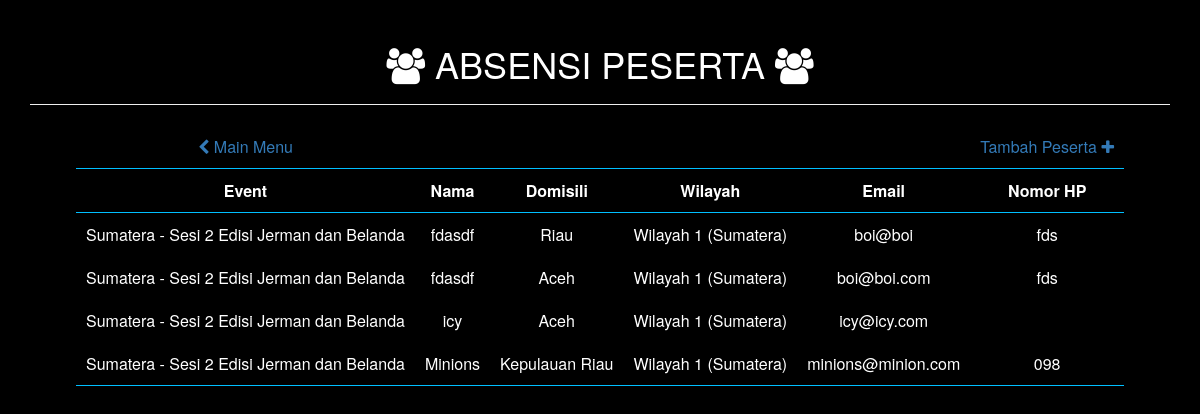
Screenshot of /tables/absen.php with the database file from the repository.
### tables this page shows
CREATE TABLE `absen` (
  `id_absen_event` int(255) NOT NULL,
  `nama_peserta` varchar(255) NOT NULL,
  `domisili_peserta` int(255) NOT NULL,
  `email_peserta` varchar(255) NOT NULL,
  `hp_peserta` varchar(255) DEFAULT NULL
);

CREATE TABLE `event` (
  `id_event` int(11) NOT NULL,
  `judul_event` varchar(255) NOT NULL,
  `img_event` varchar(255) NOT NULL,
  `wilayah_event` int(255) NOT NULL,
  `tanggal_event` date NOT NULL,
  `detail_event` varchar(10000) NOT NULL,
  `link_daftar_event` varchar(255) NOT NULL
);

CREATE TABLE `provinsi` (
  `id_provinsi` int(255) NOT NULL,
  `provinsi` varchar(255) NOT NULL,
  `id_wilayah` int(255) NOT NULL
);

CREATE TABLE `wilayah` (
  `id_wilayah` int(255) NOT NULL,
  `nama_wilayah` varchar(255) NOT NULL
);

### tables/absen.php (the view)
<?php
    include "../config/connection.php";
    include "../asset/css/sources.php";
    $sql = "SELECT * FROM absen LEFT JOIN event ON absen.id_absen_event=event.id_event LEFT JOIN provinsi ON absen.domisili_peserta=provinsi.id_provinsi LEFT JOIN wilayah ON provinsi.id_wilayah=wilayah.id_wilayah";
    $query = mysqli_query($conn, $sql);
?>
<html>
    <head>
        <link rel="stylesheet" href="../asset/css/tables.css">
        <h1 style="text-align:center; color:white;"><i class="fa fa-users"></i> ABSENSI PESERTA <i class="fa fa-users"></i></h1>
        <hr>
    </head>
    <body class="container">
        <table>
            <thead>
                <tr class="none">
                    <td><a href='../main.php'><i class="fa fa-chevron-left"></i> Main Menu</a></td>
                    <td colspan="4"></td>
                    <td><a href='../add/add_absen.php'>Tambah Peserta <i class="fa fa-plus"></i></a></td>
                </tr>
            </thead>
            <tr>
                <th>Event</th>
                <th>Nama</th>
                <th>Domisili</th>
                <th>Wilayah</th>
                <th>Email</th>
                <th>Nomor HP</th>
            </tr>
            <?php
                while ($data = mysqli_fetch_assoc($query)){
                    echo "<tr>";
                    echo "<td>".$data['judul_event']."</td>";
                    echo "<td>".$data['nama_peserta']."</td>";
                    echo "<td>".$data['provinsi']."</td>";
                    echo "<td>".$data['nama_wilayah']."</td>";
                    echo "<td>".$data['email_peserta']."</td>";
                    echo "<td>".$data['hp_peserta']."</td>";
                    echo "</tr>";
                }
            ?>
        </table>
    </body>
</html>

### asset/css/sources.php (shortened to what this page needs)
<link rel="stylesheet" href="https://maxcdn.bootstrapcdn.com/bootstrap/3.4.1/css/bootstrap.min.css">
<link rel="stylesheet" href="https://cdnjs.cloudflare.com/ajax/libs/font-awesome/4.7.0/css/font-awesome.min.css">

### asset/css/tables.css (style rules this page uses)
.container { margin-top: 2%; background-color: black; }
h1 { text-align: center; color: white; }
th { font-weight: bold; background-color: black; border-top: 1px solid #00BFFF; border-bottom: 1px solid #00BFFF; }
table { margin-left: auto; margin-right: auto; border-bottom: 1px solid #00BFFF; margin-bottom: 2em; }
table, td, tr, th { margin-top: 1%; border-collapse: collapse; color: white; text-align: center; padding: 10px 10px; }

### rows the page displays
absen: id_absen_event.judul_event "Sumatera - Sesi 2 Edisi Jerman dan Belanda", nama_peserta "fdasdf", domisili_peserta.provinsi "Riau", wilayah.nama_wilayah "Wilayah 1 (Sumatera)", email_peserta "boi@boi", hp_peserta "fds"
absen: id_absen_event.judul_event "Sumatera - Sesi 2 Edisi Jerman dan Belanda", nama_peserta "fdasdf", domisili_peserta.provinsi "Aceh", wilayah.nama_wilayah "Wilayah 1 (Sumatera)", email_peserta "boi@boi.com", hp_peserta "fds"
absen: id_absen_event.judul_event "Sumatera - Sesi 2 Edisi Jerman dan Belanda", nama_peserta "icy", domisili_peserta.provinsi "Aceh", wilayah.nama_wilayah "Wilayah 1 (Sumatera)", email_peserta "icy@icy.com"
absen: id_absen_event.judul_event "Sumatera - Sesi 2 Edisi Jerman dan Belanda", nama_peserta "Minions", domisili_peserta.provinsi "Kepulauan Riau", wilayah.nama_wilayah "Wilayah 1 (Sumatera)", email_peserta "minions@minion.com", hp_peserta "098"
